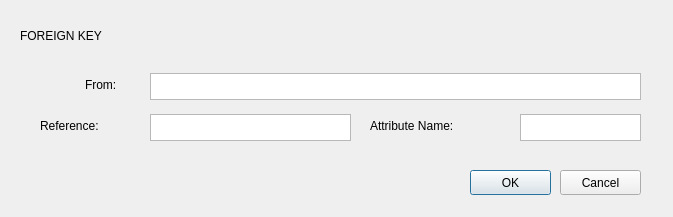
<?xml version="1.0" encoding="UTF-8"?>
<ui version="4.0">
 <class>Dialog</class>
 <widget class="QDialog" name="Dialog">
  <property name="geometry">
   <rect>
    <x>0</x>
    <y>0</y>
    <width>673</width>
    <height>217</height>
   </rect>
  </property>
  <property name="minimumSize">
   <size>
    <width>673</width>
    <height>217</height>
   </size>
  </property>
  <property name="maximumSize">
   <size>
    <width>673</width>
    <height>217</height>
   </size>
  </property>
  <property name="mouseTracking">
   <bool>true</bool>
  </property>
  <property name="windowTitle">
   <string>Foreign Key</string>
  </property>
  <widget class="QLabel" name="foreignkey_label">
   <property name="geometry">
    <rect>
     <x>20</x>
     <y>20</y>
     <width>171</width>
     <height>31</height>
    </rect>
   </property>
   <property name="minimumSize">
    <size>
     <width>171</width>
     <height>31</height>
    </size>
   </property>
   <property name="maximumSize">
    <size>
     <width>171</width>
     <height>31</height>
    </size>
   </property>
   <property name="styleSheet">
    <string notr="true">text-align: center;
font: 75 16pt &quot;MS Shell Dlg 2&quot;;
color: black;
</string>
   </property>
   <property name="text">
    <string>FOREIGN KEY</string>
   </property>
  </widget>
  <widget class="QLabel" name="references_label">
   <property name="geometry">
    <rect>
     <x>40</x>
     <y>110</y>
     <width>101</width>
     <height>31</height>
    </rect>
   </property>
   <property name="styleSheet">
    <string notr="true">text-align: center;
font: 75 12pt &quot;MS Shell Dlg 2&quot;;
color: black;
</string>
   </property>
   <property name="text">
    <string>Reference: </string>
   </property>
  </widget>
  <widget class="QLabel" name="from_label">
   <property name="geometry">
    <rect>
     <x>85</x>
     <y>69</y>
     <width>51</width>
     <height>31</height>
    </rect>
   </property>
   <property name="styleSheet">
    <string notr="true">text-align: center;
font: 75 12pt &quot;MS Shell Dlg 2&quot;;
color: black;
</string>
   </property>
   <property name="text">
    <string>From:</string>
   </property>
  </widget>
  <widget class="QPushButton" name="FKOK">
   <property name="geometry">
    <rect>
     <x>470</x>
     <y>170</y>
     <width>81</width>
     <height>25</height>
    </rect>
   </property>
   <property name="text">
    <string>OK</string>
   </property>
  </widget>
  <widget class="QPushButton" name="FKCancel">
   <property name="geometry">
    <rect>
     <x>560</x>
     <y>170</y>
     <width>81</width>
     <height>25</height>
    </rect>
   </property>
   <property name="text">
    <string>Cancel</string>
   </property>
  </widget>
  <widget class="QTextEdit" name="from_input">
   <property name="geometry">
    <rect>
     <x>150</x>
     <y>73</y>
     <width>491</width>
     <height>27</height>
    </rect>
   </property>
   <property name="maximumSize">
    <size>
     <width>1000</width>
     <height>1000</height>
    </size>
   </property>
   <property name="html">
    <string>&lt;!DOCTYPE HTML PUBLIC &quot;-//W3C//DTD HTML 4.0//EN&quot; &quot;http://www.w3.org/TR/REC-html40/strict.dtd&quot;&gt;
&lt;html&gt;&lt;head&gt;&lt;meta name=&quot;qrichtext&quot; content=&quot;1&quot; /&gt;&lt;style type=&quot;text/css&quot;&gt;
p, li { white-space: pre-wrap; }
&lt;/style&gt;&lt;/head&gt;&lt;body style=&quot; font-family:'MS Shell Dlg 2'; font-size:7.8pt; font-weight:400; font-style:normal;&quot;&gt;
&lt;p style=&quot;-qt-paragraph-type:empty; margin-top:0px; margin-bottom:0px; margin-left:0px; margin-right:0px; -qt-block-indent:0; text-indent:0px; font-size:8.25pt;&quot;&gt;&lt;br /&gt;&lt;/p&gt;&lt;/body&gt;&lt;/html&gt;</string>
   </property>
  </widget>
  <widget class="QTextEdit" name="referenes_input">
   <property name="geometry">
    <rect>
     <x>150</x>
     <y>114</y>
     <width>201</width>
     <height>27</height>
    </rect>
   </property>
   <property name="maximumSize">
    <size>
     <width>261</width>
     <height>27</height>
    </size>
   </property>
   <property name="html">
    <string>&lt;!DOCTYPE HTML PUBLIC &quot;-//W3C//DTD HTML 4.0//EN&quot; &quot;http://www.w3.org/TR/REC-html40/strict.dtd&quot;&gt;
&lt;html&gt;&lt;head&gt;&lt;meta name=&quot;qrichtext&quot; content=&quot;1&quot; /&gt;&lt;style type=&quot;text/css&quot;&gt;
p, li { white-space: pre-wrap; }
&lt;/style&gt;&lt;/head&gt;&lt;body style=&quot; font-family:'MS Shell Dlg 2'; font-size:7.8pt; font-weight:400; font-style:normal;&quot;&gt;
&lt;p style=&quot;-qt-paragraph-type:empty; margin-top:0px; margin-bottom:0px; margin-left:0px; margin-right:0px; -qt-block-indent:0; text-indent:0px; font-size:8.25pt;&quot;&gt;&lt;br /&gt;&lt;/p&gt;&lt;/body&gt;&lt;/html&gt;</string>
   </property>
  </widget>
  <widget class="QTextEdit" name="attributename_input">
   <property name="geometry">
    <rect>
     <x>520</x>
     <y>114</y>
     <width>121</width>
     <height>27</height>
    </rect>
   </property>
   <property name="maximumSize">
    <size>
     <width>121</width>
     <height>27</height>
    </size>
   </property>
   <property name="html">
    <string>&lt;!DOCTYPE HTML PUBLIC &quot;-//W3C//DTD HTML 4.0//EN&quot; &quot;http://www.w3.org/TR/REC-html40/strict.dtd&quot;&gt;
&lt;html&gt;&lt;head&gt;&lt;meta name=&quot;qrichtext&quot; content=&quot;1&quot; /&gt;&lt;style type=&quot;text/css&quot;&gt;
p, li { white-space: pre-wrap; }
&lt;/style&gt;&lt;/head&gt;&lt;body style=&quot; font-family:'MS Shell Dlg 2'; font-size:7.8pt; font-weight:400; font-style:normal;&quot;&gt;
&lt;p style=&quot;-qt-paragraph-type:empty; margin-top:0px; margin-bottom:0px; margin-left:0px; margin-right:0px; -qt-block-indent:0; text-indent:0px;&quot;&gt;&lt;br /&gt;&lt;/p&gt;&lt;/body&gt;&lt;/html&gt;</string>
   </property>
  </widget>
  <widget class="QLabel" name="attributename_label">
   <property name="geometry">
    <rect>
     <x>370</x>
     <y>110</y>
     <width>141</width>
     <height>31</height>
    </rect>
   </property>
   <property name="styleSheet">
    <string notr="true">text-align: center;
font: 75 12pt &quot;MS Shell Dlg 2&quot;;
color: black;
</string>
   </property>
   <property name="text">
    <string>Attribute Name:</string>
   </property>
  </widget>
 </widget>
 <resources/>
 <connections/>
</ui>
